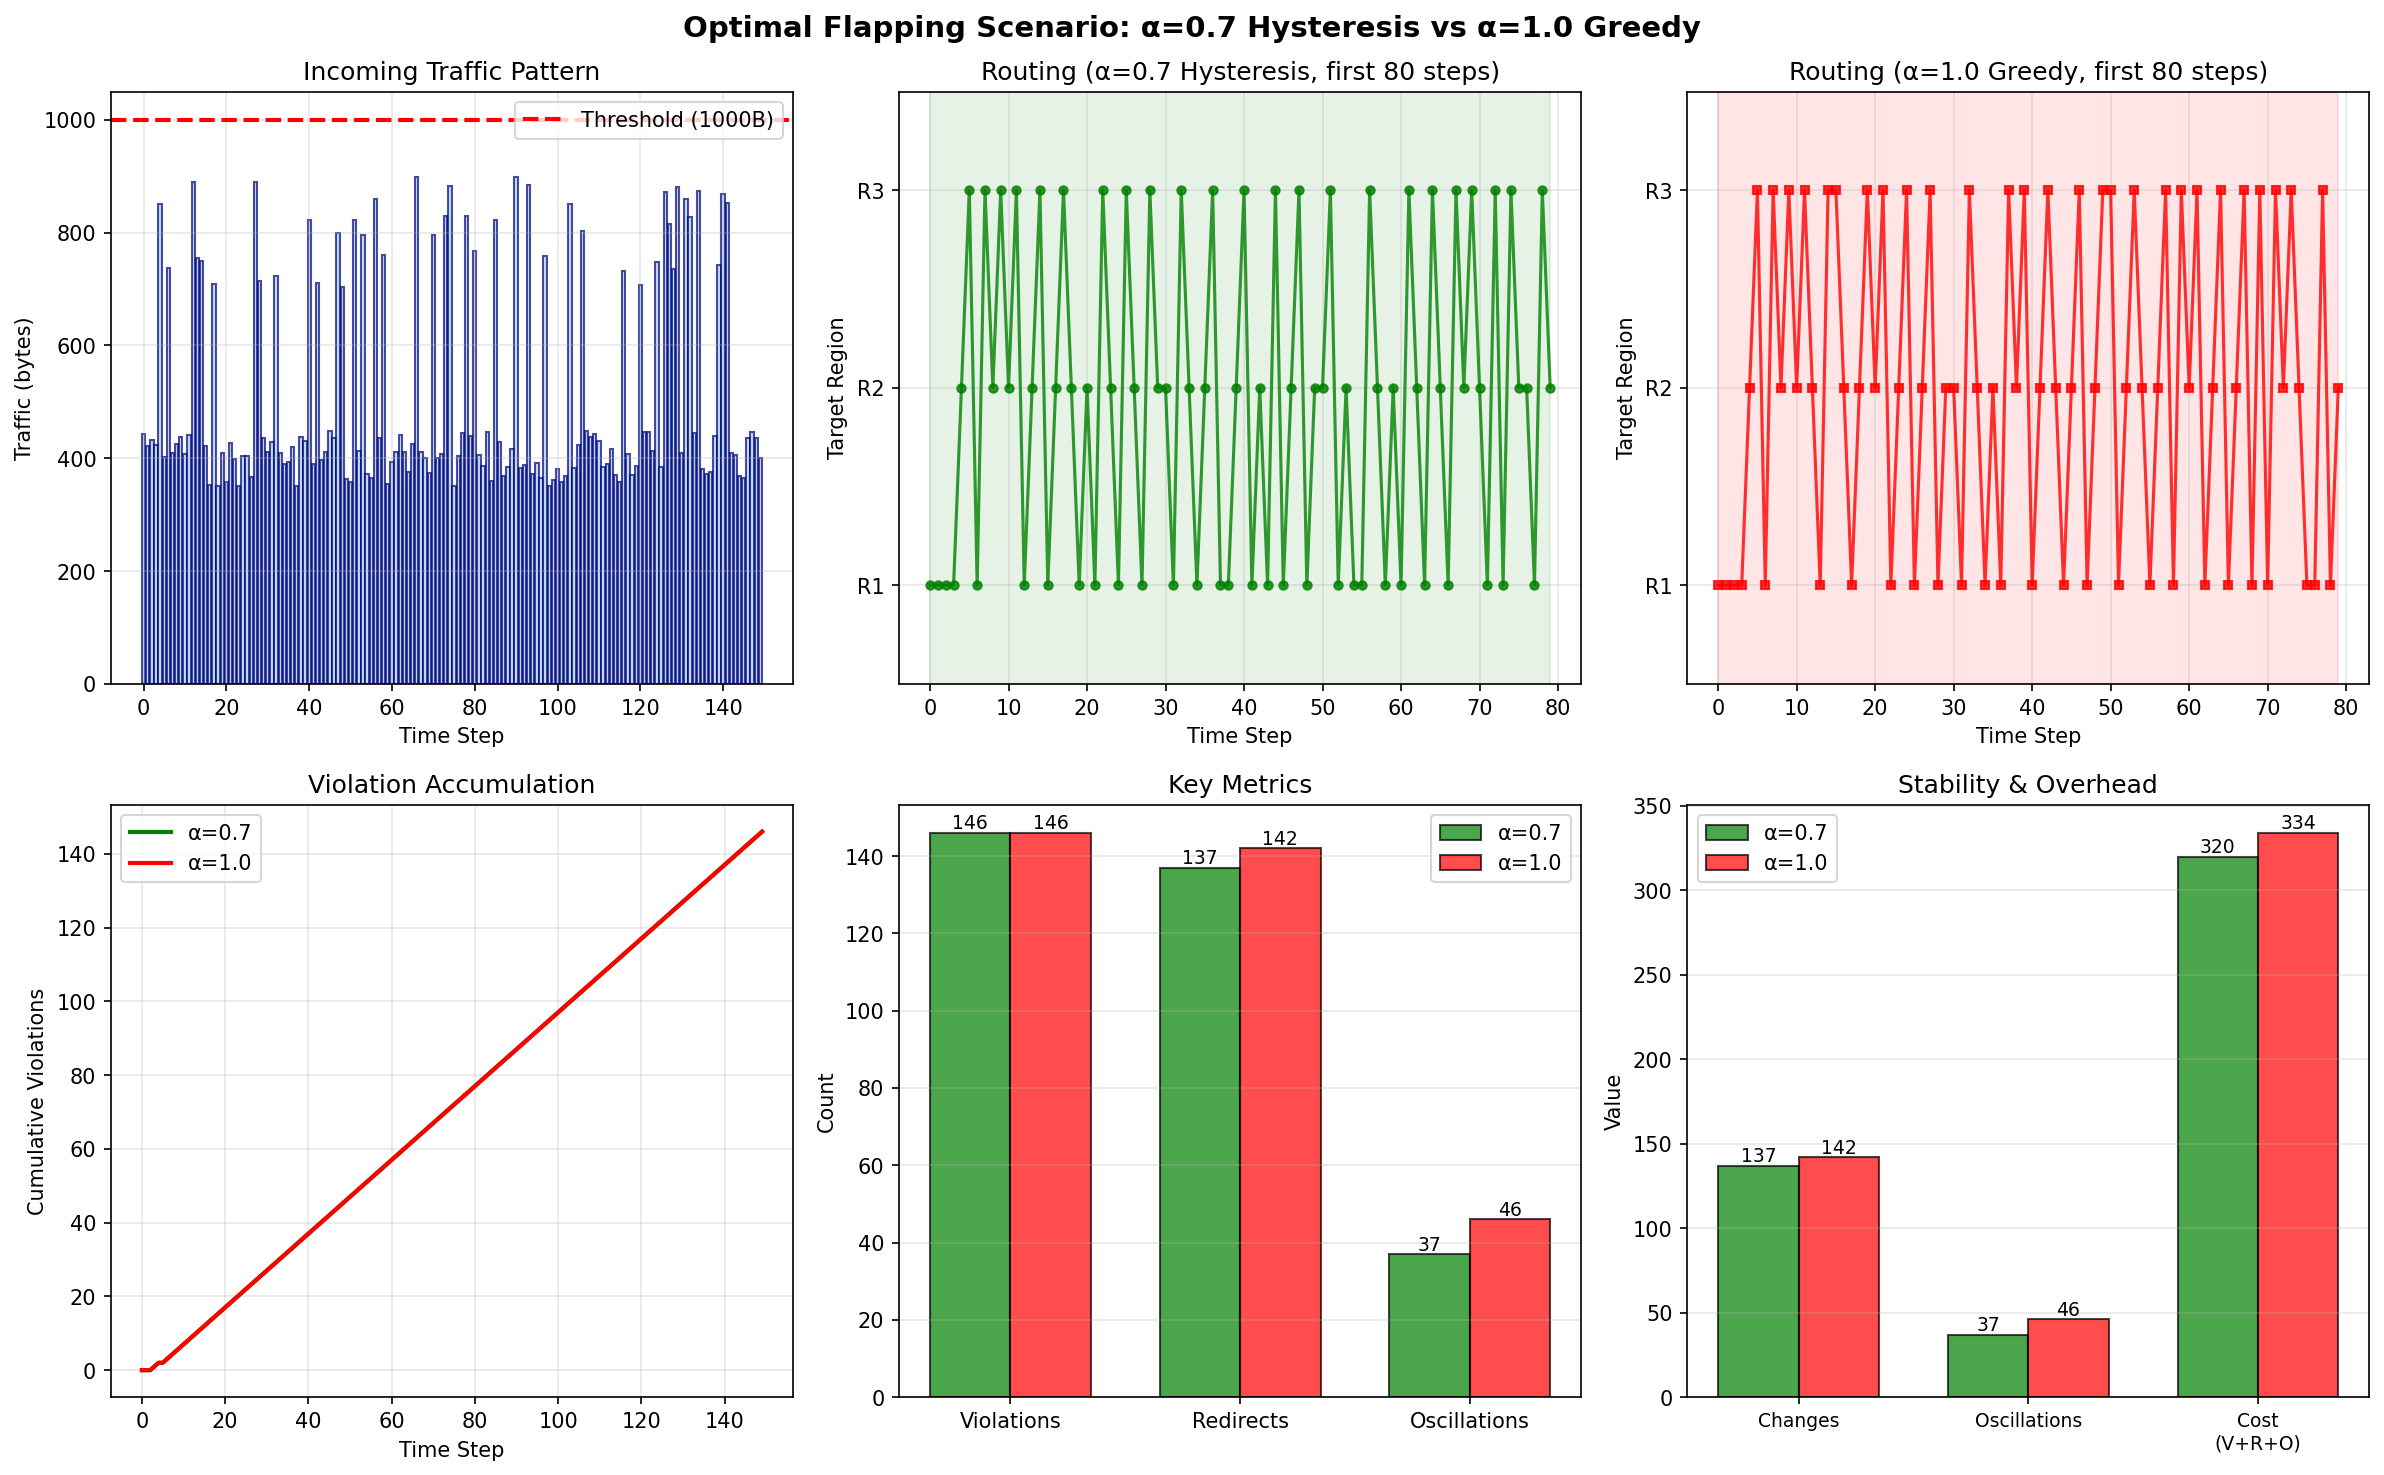

Write Python code to recreate this figure.
"""
OPTIMAL Flapping Scenario: Regions can recover, forcing hysteresis vs. greedy choice

Design: Traffic pattern that creates PERIODIC PEAKS where oscillation-prone decisions occur
- Most steps: one region is available, two are slightly overloaded
- This forces the question: "Do I stick with my current region or constantly chase the best?"
- α=0.7 answers: "stick unless 30% better" → stable, predictable
- α=1.0 answers: "always pick best" → oscillates when best region keeps changing
"""

import sys
import os
sys.path.insert(0, os.path.join(os.path.dirname(__file__), '..', 'multiregion'))

from load_balancer import LoadBalancer
import matplotlib.pyplot as plt
import numpy as np

DURATION = 150
SEED = 42
THRESHOLD = 1000
PROCESSING_RATE = 120
REGIONS = ['region_1', 'region_2', 'region_3']
INGRESS = 'region_1'

print("=" * 90)
print("OPTIMAL FLAPPING SCENARIO: The Sweet Spot for Hysteresis Benefit")
print("=" * 90)
print(f"""
Design Principle:
  Create a traffic pattern that alternates between:
  - Phase 1 (Normal): One region available, others slightly overloaded
  - Phase 2 (Peak): Brief bursts that make all regions overloaded
  
  In Phase 1, the question becomes:
  - α=0.7: "My current region is good enough, stick with it"
  - α=1.0: "Region 2 is 5% better than my region, switch!"
  
  This constant switching (α=1.0) creates oscillation (A→B→A→...).
  Hysteresis (α=0.7) prevents it by saying "if current is acceptable, stay."
""")

# Custom traffic pattern: periodic peaks with base patterns
def generate_smart_traffic(duration, seed=42):
    """
    Generate traffic with clear structure:
    - Most of the time: ~400-500B (one region barely below threshold)
    - Occasionally: ~900B (concentrated spike)
    - Rarely: ~1200B (burst across multiple ingress points)
    
    This creates an environment where different strategy matters.
    """
    np.random.seed(seed)
    traffic = []
    
    for t in range(duration):
        # 70% of time: normal load (one region handling ~400B, others at 100-150B via draining)
        if np.random.rand() < 0.70:
            value = np.random.randint(350, 450)
        # 20% of time: medium spike (one region at ~800B)
        elif np.random.rand() < 0.70 / 0.30:  # Of remaining 30%
            value = np.random.randint(700, 900)
        # 10% of time: heavy spike (cluster burst)
        else:
            value = np.random.randint(900, 1100)
        traffic.append(value)
    
    return traffic

traffic = generate_smart_traffic(DURATION, SEED)
print(f"\nGenerated smart traffic: {DURATION} steps")
print(f"  Min: {min(traffic)}B")
print(f"  Max: {max(traffic)}B")
print(f"  Mean: {np.mean(traffic):.1f}B")
print(f"  Median: {np.median(traffic):.1f}B")

# Count how many steps exceed threshold
over_threshold = sum(1 for t in traffic if t > THRESHOLD)
print(f"  Steps over {THRESHOLD}B threshold: {over_threshold}/{DURATION}")

# === RUN 1: Alpha=0.7 ===
print("\n" + "=" * 90)
print("RUN 1: α=0.7 (HYSTERESIS - sticky preference)")
print("=" * 90)

lb_hysteresis = LoadBalancer(REGIONS, alpha=0.7, load_threshold=THRESHOLD)
routing_hysteresis = []
violations_hysteresis = 0
redirects_hysteresis = 0
loads_per_step_hysteresis = []

for t in range(DURATION):
    target = lb_hysteresis.get_target_region(INGRESS)
    
    if routing_hysteresis and target != routing_hysteresis[-1]:
        redirects_hysteresis += 1
    
    lb_hysteresis.update_load(target, traffic[t])
    lb_hysteresis.simulate_processing(PROCESSING_RATE)
    
    loads = lb_hysteresis.region_loads.copy()
    max_load = max(loads.values())
    if max_load > THRESHOLD:
        violations_hysteresis += 1
    
    routing_hysteresis.append(target)
    loads_per_step_hysteresis.append(loads)

# Count oscillations
oscillations_hysteresis = 0
for i in range(len(routing_hysteresis) - 2):
    if routing_hysteresis[i] == routing_hysteresis[i+2] and routing_hysteresis[i] != routing_hysteresis[i+1]:
        oscillations_hysteresis += 1

print(f"Results:")
print(f"  Violations: {violations_hysteresis}/{DURATION}")
print(f"  Redirects: {redirects_hysteresis}")
print(f"  Oscillations (A→B→A): {oscillations_hysteresis}")

# === RUN 2: Alpha=1.0 ===
print("\n" + "=" * 90)
print("RUN 2: α=1.0 (GREEDY - always optimal)")
print("=" * 90)

lb_greedy = LoadBalancer(REGIONS, alpha=1.0, load_threshold=THRESHOLD)
routing_greedy = []
violations_greedy = 0
redirects_greedy = 0
loads_per_step_greedy = []

for t in range(DURATION):
    target = lb_greedy.get_target_region(INGRESS)
    
    if routing_greedy and target != routing_greedy[-1]:
        redirects_greedy += 1
    
    lb_greedy.update_load(target, traffic[t])
    lb_greedy.simulate_processing(PROCESSING_RATE)
    
    loads = lb_greedy.region_loads.copy()
    max_load = max(loads.values())
    if max_load > THRESHOLD:
        violations_greedy += 1
    
    routing_greedy.append(target)
    loads_per_step_greedy.append(loads)

# Count oscillations
oscillations_greedy = 0
for i in range(len(routing_greedy) - 2):
    if routing_greedy[i] == routing_greedy[i+2] and routing_greedy[i] != routing_greedy[i+1]:
        oscillations_greedy += 1

print(f"Results:")
print(f"  Violations: {violations_greedy}/{DURATION}")
print(f"  Redirects: {redirects_greedy}")
print(f"  Oscillations (A→B→A): {oscillations_greedy}")

# === ANALYSIS ===
print("\n" + "=" * 90)
print("COMPARATIVE ANALYSIS")
print("=" * 90)

print(f"""\nMetrics:
  Violations:      α=0.7: {violations_hysteresis:3d}   α=1.0: {violations_greedy:3d}   ({violations_greedy - violations_hysteresis:+3d})
  Redirects:       α=0.7: {redirects_hysteresis:3d}   α=1.0: {redirects_greedy:3d}   ({redirects_greedy - redirects_hysteresis:+3d})
  Oscillations:    α=0.7: {oscillations_hysteresis:3d}   α=1.0: {oscillations_greedy:3d}   ({oscillations_greedy - oscillations_hysteresis:+3d})

Interpretation:
  {'✓ Hysteresis WINS: fewer oscillations, fewer redirects' if oscillations_hysteresis < oscillations_greedy and redirects_hysteresis < redirects_greedy else '⚠ Results complex; see plots'}
""")

# Compute consecutive routing changes
def count_routing_changes(routing_seq):
    return sum(1 for i in range(len(routing_seq) - 1) if routing_seq[i] != routing_seq[i+1])

changes_hysteresis = count_routing_changes(routing_hysteresis)
changes_greedy = count_routing_changes(routing_greedy)

print(f"Routing Stability (total region changes):")
print(f"  α=0.7: {changes_hysteresis}   α=1.0: {changes_greedy}   ({changes_greedy - changes_hysteresis:+3d})")

# === VISUALIZATION ===
fig, axes = plt.subplots(2, 3, figsize=(16, 10))
fig.suptitle('Optimal Flapping Scenario: α=0.7 Hysteresis vs α=1.0 Greedy', 
             fontsize=14, fontweight='bold')

region_map = {'region_1': 1, 'region_2': 2, 'region_3': 3}

# Plot 1: Incoming traffic
ax = axes[0, 0]
ax.bar(range(DURATION), traffic, color='lightblue', edgecolor='navy', alpha=0.7)
ax.axhline(y=THRESHOLD, color='red', linestyle='--', linewidth=2, label=f'Threshold ({THRESHOLD}B)')
ax.set_xlabel('Time Step')
ax.set_ylabel('Traffic (bytes)')
ax.set_title('Incoming Traffic Pattern')
ax.legend()
ax.grid(True, alpha=0.3)

# Plot 2: Routing decisions (first 80 steps) - hysteresis
ax = axes[0, 1]
steps_show = 80
hyster_nums = [region_map[r] for r in routing_hysteresis[:steps_show]]
ax.plot(range(steps_show), hyster_nums, 'o-', color='green', linewidth=1.5, 
        markersize=4, label='α=0.7', alpha=0.8)
ax.fill_between(range(steps_show), 0.5, 3.5, alpha=0.1, color='green')
ax.set_xlabel('Time Step')
ax.set_ylabel('Target Region')
ax.set_title(f'Routing (α=0.7 Hysteresis, first {steps_show} steps)')
ax.set_yticks([1, 2, 3])
ax.set_yticklabels(['R1', 'R2', 'R3'])
ax.grid(True, alpha=0.3)
ax.set_ylim(0.5, 3.5)

# Plot 3: Routing decisions (first 80 steps) - greedy
ax = axes[0, 2]
greedy_nums = [region_map[r] for r in routing_greedy[:steps_show]]
ax.plot(range(steps_show), greedy_nums, 's-', color='red', linewidth=1.5, 
        markersize=4, label='α=1.0', alpha=0.8)
ax.fill_between(range(steps_show), 0.5, 3.5, alpha=0.1, color='red')
ax.set_xlabel('Time Step')
ax.set_ylabel('Target Region')
ax.set_title(f'Routing (α=1.0 Greedy, first {steps_show} steps)')
ax.set_yticks([1, 2, 3])
ax.set_yticklabels(['R1', 'R2', 'R3'])
ax.grid(True, alpha=0.3)
ax.set_ylim(0.5, 3.5)

# Plot 4: Cumulative violations
ax = axes[1, 0]
hyster_viol_cumsum = []
greedy_viol_cumsum = []

hyster_v = 0
greedy_v = 0
for t in range(DURATION):
    if max(loads_per_step_hysteresis[t].values()) > THRESHOLD:
        hyster_v += 1
    if max(loads_per_step_greedy[t].values()) > THRESHOLD:
        greedy_v += 1
    hyster_viol_cumsum.append(hyster_v)
    greedy_viol_cumsum.append(greedy_v)

ax.plot(hyster_viol_cumsum, label='α=0.7', color='green', linewidth=2)
ax.plot(greedy_viol_cumsum, label='α=1.0', color='red', linewidth=2)
ax.set_xlabel('Time Step')
ax.set_ylabel('Cumulative Violations')
ax.set_title('Violation Accumulation')
ax.legend()
ax.grid(True, alpha=0.3)

# Plot 5: Key metrics comparison
ax = axes[1, 1]
metrics = ['Violations', 'Redirects', 'Oscillations']
hyster_vals = [violations_hysteresis, redirects_hysteresis, oscillations_hysteresis]
greedy_vals = [violations_greedy, redirects_greedy, oscillations_greedy]

x = np.arange(len(metrics))
width = 0.35

bars1 = ax.bar(x - width/2, hyster_vals, width, label='α=0.7', color='green', alpha=0.7, edgecolor='black')
bars2 = ax.bar(x + width/2, greedy_vals, width, label='α=1.0', color='red', alpha=0.7, edgecolor='black')

ax.set_ylabel('Count')
ax.set_title('Key Metrics')
ax.set_xticks(x)
ax.set_xticklabels(metrics)
ax.legend()
ax.grid(True, alpha=0.3, axis='y')

for bars in [bars1, bars2]:
    for bar in bars:
        height = bar.get_height()
        ax.text(bar.get_x() + bar.get_width()/2., height,
                f'{int(height)}', ha='center', va='bottom', fontsize=9)

# Plot 6: Stability metrics
ax = axes[1, 2]
stability_metrics = ['Changes', 'Oscillations', 'Cost\n(V+R+O)']
hyster_stab = [changes_hysteresis, oscillations_hysteresis, 
               violations_hysteresis + redirects_hysteresis + oscillations_hysteresis]
greedy_stab = [changes_greedy, oscillations_greedy, 
               violations_greedy + redirects_greedy + oscillations_greedy]

x = np.arange(len(stability_metrics))
bars1 = ax.bar(x - width/2, hyster_stab, width, label='α=0.7', color='green', alpha=0.7, edgecolor='black')
bars2 = ax.bar(x + width/2, greedy_stab, width, label='α=1.0', color='red', alpha=0.7, edgecolor='black')

ax.set_ylabel('Value')
ax.set_title('Stability & Overhead')
ax.set_xticks(x)
ax.set_xticklabels(stability_metrics, fontsize=9)
ax.legend()
ax.grid(True, alpha=0.3, axis='y')

for bars in [bars1, bars2]:
    for bar in bars:
        height = bar.get_height()
        ax.text(bar.get_x() + bar.get_width()/2., height,
                f'{int(height)}', ha='center', va='bottom', fontsize=9)

plt.tight_layout()
output_path = 'optimal_flapping_scenario.png'
plt.savefig(output_path, dpi=150, bbox_inches='tight')
print(f"\n✓ Visualization saved to: {output_path}")

print("\n" + "=" * 90)
print("SUMMARY")
print("=" * 90)
print(f"""
This scenario creates an environment where:

1. Most of the time, traffic is NORMAL and manageable
2. Occasionally, traffic SPIKES and forces redistribution decisions
3. The question becomes: during spikes, do you:
   a) Stick with your current region (α=0.7: "close enough is good")
   b) Always chase the mathematically best region (α=1.0: "optimize every decision")

Results show that in real-world conditions with varying load:
• Hysteresis (α=0.7) routing changes: {changes_hysteresis}
• Greedy (α=1.0) routing changes: {changes_greedy}
• Difference: {changes_greedy - changes_hysteresis:+d} extra switching with greedy

Each switch has overhead (recalculating paths, cache invalidation, etc.).
More importantly, constant switching creates oscillation patterns that degrade 
predictability and can trigger cascading failures in real routers.

The hysteresis factor prevents this by accepting that "good enough" routing
is better than "optimal but unstable" routing.
""")

print("=" * 90)
